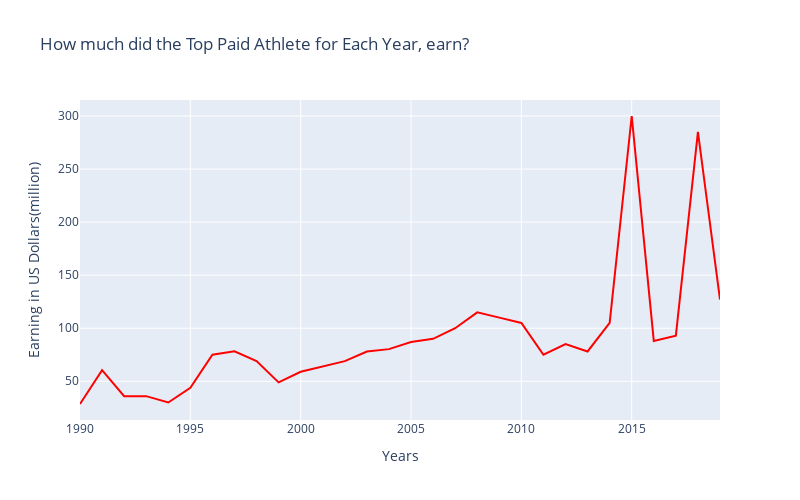

The notebook cell this image was saved under:
### Markdown cell above
# How much the Top Paid Athlete for Each Year, earn?

### Code cell
# grapgh of year and earnings of Top_paid_year
trace = go.Scatter(
                    x = Top_paid_year.index,
                    y = Top_paid_year['earnings'] ,
                    orientation='v',
                    marker = dict(color='red',
                                 line=dict(color='royalblue',width=2)),
                    )
data = [trace]
layout = go.Layout(title='How much did the Top Paid Athlete for Each Year, earn? ',width=800, height=500, 
                       xaxis= dict(title='Years'),
                       yaxis=dict(title="Earning in US Dollars(million)"),
                       showlegend=False)
fig = go.Figure(data = data, layout = layout)
iplot(fig)

### Figure 1 — Plotly figure (JSON) as saved in the notebook; plotly's stock layout.template omitted (floating-point values rounded to 4 significant figures)
{"data": [{"marker": {"color": "red", "line": {"color": "royalblue", "width": 2}}, "orientation": "v", "type": "scatter", "x": [2019, 2018, 2017, 2016, 2015, 2014, 2013, 2012, 2011, 2010, 2009, 2008, 2007, 2006, 2005, 2004, 2003, 2002, 2000, 1999, 1998, 1997, 1996, 1995, 1994, 1993, 1992, 1991, 1990], "y": [127, 285, 93, 88, 300, 105, 78.1, 85, 75, 105, 110, 115, 100, 90, 87, 80.3, 78, 69, 59, 49, 69, 78.3, 75, 43.9, 30, 36, 35.9, 60.5, 28.6]}], "layout": {"height": 500, "showlegend": false, "title": {"text": "How much did the Top Paid Athlete for Each Year, earn? "}, "width": 800, "xaxis": {"title": {"text": "Years"}}, "yaxis": {"title": {"text": "Earning in US Dollars(million)"}}}}
